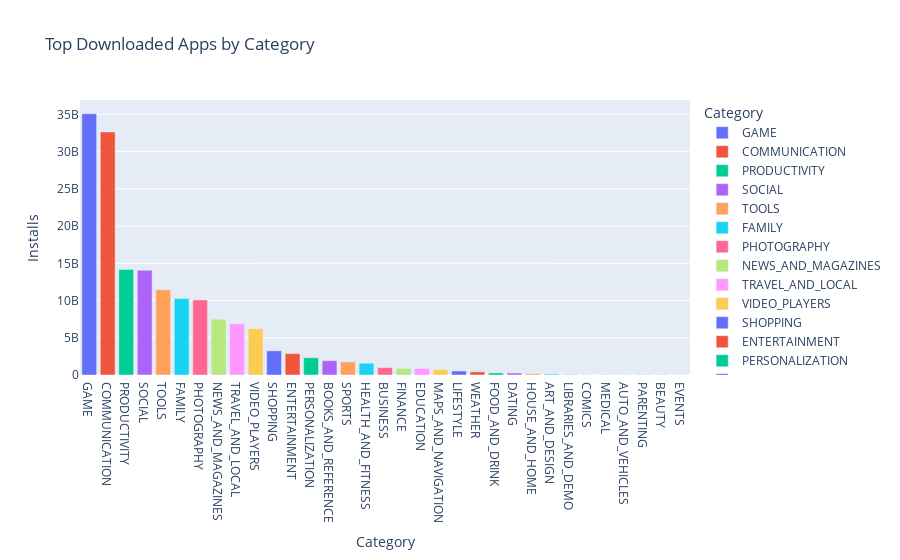

The notebook cell saved with this chart:
### Markdown cell above
Top Downloaded Apps by Category: Interactive Bar Chart

### Code cell
import plotly.express as px

# Top Downloaded Apps by Category
top_downloads = df.groupby('Category').agg({'Installs': 'sum'}).reset_index().sort_values(by='Installs', ascending=False)

fig = px.bar(top_downloads, x='Category', y='Installs', color='Category', title='Top Downloaded Apps by Category')
fig.show()

### Figure 1 — Plotly figure (JSON) as saved in the notebook; plotly's stock layout.template omitted (floating-point values rounded to 4 significant figures)
{"data": [{"alignmentgroup": "True", "hovertemplate": "Category=%{x}<br>Installs=%{y}<extra></extra>", "legendgroup": "GAME", "marker": {"color": "#636efa", "pattern": {"shape": ""}}, "name": "GAME", "offsetgroup": "GAME", "orientation": "v", "showlegend": true, "textposition": "auto", "type": "bar", "x": ["GAME"], "xaxis": "x", "y": [35085862717], "yaxis": "y"}, {"alignmentgroup": "True", "hovertemplate": "Category=%{x}<br>Installs=%{y}<extra></extra>", "legendgroup": "COMMUNICATION", "marker": {"color": "#EF553B", "pattern": {"shape": ""}}, "name": "COMMUNICATION", "offsetgroup": "COMMUNICATION", "orientation": "v", "showlegend": true, "textposition": "auto", "type": "bar", "x": ["COMMUNICATION"], "xaxis": "x", "y": [32647241530], "yaxis": "y"}, {"alignmentgroup": "True", "hovertemplate": "Category=%{x}<br>Installs=%{y}<extra></extra>", "legendgroup": "PRODUCTIVITY", "marker": {"color": "#00cc96", "pattern": {"shape": ""}}, "name": "PRODUCTIVITY", "offsetgroup": "PRODUCTIVITY", "orientation": "v", "showlegend": true, "textposition": "auto", "type": "bar", "x": ["PRODUCTIVITY"], "xaxis": "x", "y": [14176070180], "yaxis": "y"}, {"alignmentgroup": "True", "hovertemplate": "Category=%{x}<br>Installs=%{y}<extra></extra>", "legendgroup": "SOCIAL", "marker": {"color": "#ab63fa", "pattern": {"shape": ""}}, "name": "SOCIAL", "offsetgroup": "SOCIAL", "orientation": "v", "showlegend": true, "textposition": "auto", "type": "bar", "x": ["SOCIAL"], "xaxis": "x", "y": [14069841475], "yaxis": "y"}, {"alignmentgroup": "True", "hovertemplate": "Category=%{x}<br>Installs=%{y}<extra></extra>", "legendgroup": "TOOLS", "marker": {"color": "#FFA15A", "pattern": {"shape": ""}}, "name": "TOOLS", "offsetgroup": "TOOLS", "orientation": "v", "showlegend": true, "textposition": "auto", "type": "bar", "x": ["TOOLS"], "xaxis": "x", "y": [11450724500], "yaxis": "y"}, {"alignmentgroup": "True", "hovertemplate": "Category=%{x}<br>Installs=%{y}<extra></extra>", "legendgroup": "FAMILY", "marker": {"color": "#19d3f3", "pattern": {"shape": ""}}, "name": "FAMILY", "offsetgroup": "FAMILY", "orientation": "v", "showlegend": true, "textposition": "auto", "type": "bar", "x": ["FAMILY"], "xaxis": "x", "y": [10257701590], "yaxis": "y"}, {"alignmentgroup": "True", "hovertemplate": "Category=%{x}<br>Installs=%{y}<extra></extra>", "legendgroup": "PHOTOGRAPHY", "marker": {"color": "#FF6692", "pattern": {"shape": ""}}, "name": "PHOTOGRAPHY", "offsetgroup": "PHOTOGRAPHY", "orientation": "v", "showlegend": true, "textposition": "auto", "type": "bar", "x": ["PHOTOGRAPHY"], "xaxis": "x", "y": [10088243130], "yaxis": "y"}, {"alignmentgroup": "True", "hovertemplate": "Category=%{x}<br>Installs=%{y}<extra></extra>", "legendgroup": "NEWS_AND_MAGAZINES", "marker": {"color": "#B6E880", "pattern": {"shape": ""}}, "name": "NEWS_AND_MAGAZINES", "offsetgroup": "NEWS_AND_MAGAZINES", "orientation": "v", "showlegend": true, "textposition": "auto", "type": "bar", "x": ["NEWS_AND_MAGAZINES"], "xaxis": "x", "y": [7496210650], "yaxis": "y"}, {"alignmentgroup": "True", "hovertemplate": "Category=%{x}<br>Installs=%{y}<extra></extra>", "legendgroup": "TRAVEL_AND_LOCAL", "marker": {"color": "#FF97FF", "pattern": {"shape": ""}}, "name": "TRAVEL_AND_LOCAL", "offsetgroup": "TRAVEL_AND_LOCAL", "orientation": "v", "showlegend": true, "textposition": "auto", "type": "bar", "x": ["TRAVEL_AND_LOCAL"], "xaxis": "x", "y": [6868859300], "yaxis": "y"}, {"alignmentgroup": "True", "hovertemplate": "Category=%{x}<br>Installs=%{y}<extra></extra>", "legendgroup": "VIDEO_PLAYERS", "marker": {"color": "#FECB52", "pattern": {"shape": ""}}, "name": "VIDEO_PLAYERS", "offsetgroup": "VIDEO_PLAYERS", "orientation": "v", "showlegend": true, "textposition": "auto", "type": "bar", "x": ["VIDEO_PLAYERS"], "xaxis": "x", "y": [6221897200], "yaxis": "y"}, {"alignmentgroup": "True", "hovertemplate": "Category=%{x}<br>Installs=%{y}<extra></extra>", "legendgroup": "SHOPPING", "marker": {"color": "#636efa", "pattern": {"shape": ""}}, "name": "SHOPPING", "offsetgroup": "SHOPPING", "orientation": "v", "showlegend": true, "textposition": "auto", "type": "bar", "x": ["SHOPPING"], "xaxis": "x", "y": [3247831540], "yaxis": "y"}, {"alignmentgroup": "True", "hovertemplate": "Category=%{x}<br>Installs=%{y}<extra></extra>", "legendgroup": "ENTERTAINMENT", "marker": {"color": "#EF553B", "pattern": {"shape": ""}}, "name": "ENTERTAINMENT", "offsetgroup": "ENTERTAINMENT", "orientation": "v", "showlegend": true, "textposition": "auto", "type": "bar", "x": ["ENTERTAINMENT"], "xaxis": "x", "y": [2869160000], "yaxis": "y"}, {"alignmentgroup": "True", "hovertemplate": "Category=%{x}<br>Installs=%{y}<extra></extra>", "legendgroup": "PERSONALIZATION", "marker": {"color": "#00cc96", "pattern": {"shape": ""}}, "name": "PERSONALIZATION", "offsetgroup": "PERSONALIZATION", "orientation": "v", "showlegend": true, "textposition": "auto", "type": "bar", "x": ["PERSONALIZATION"], "xaxis": "x", "y": [2325352930], "yaxis": "y"}, {"alignmentgroup": "True", "hovertemplate": "Category=%{x}<br>Installs=%{y}<extra></extra>", "legendgroup": "BOOKS_AND_REFERENCE", "marker": {"color": "#ab63fa", "pattern": {"shape": ""}}, "name": "BOOKS_AND_REFERENCE", "offsetgroup": "BOOKS_AND_REFERENCE", "orientation": "v", "showlegend": true, "textposition": "auto", "type": "bar", "x": ["BOOKS_AND_REFERENCE"], "xaxis": "x", "y": [1921291655], "yaxis": "y"}, {"alignmentgroup": "True", "hovertemplate": "Category=%{x}<br>Installs=%{y}<extra></extra>", "legendgroup": "SPORTS", "marker": {"color": "#FFA15A", "pattern": {"shape": ""}}, "name": "SPORTS", "offsetgroup": "SPORTS", "orientation": "v", "showlegend": true, "textposition": "auto", "type": "bar", "x": ["SPORTS"], "xaxis": "x", "y": [1751131465], "yaxis": "y"}, {"alignmentgroup": "True", "hovertemplate": "Category=%{x}<br>Installs=%{y}<extra></extra>", "legendgroup": "HEALTH_AND_FITNESS", "marker": {"color": "#19d3f3", "pattern": {"shape": ""}}, "name": "HEALTH_AND_FITNESS", "offsetgroup": "HEALTH_AND_FITNESS", "orientation": "v", "showlegend": true, "textposition": "auto", "type": "bar", "x": ["HEALTH_AND_FITNESS"], "xaxis": "x", "y": [1583056220], "yaxis": "y"}, {"alignmentgroup": "True", "hovertemplate": "Category=%{x}<br>Installs=%{y}<extra></extra>", "legendgroup": "BUSINESS", "marker": {"color": "#FF6692", "pattern": {"shape": ""}}, "name": "BUSINESS", "offsetgroup": "BUSINESS", "orientation": "v", "showlegend": true, "textposition": "auto", "type": "bar", "x": ["BUSINESS"], "xaxis": "x", "y": [1001768120], "yaxis": "y"}, {"alignmentgroup": "True", "hovertemplate": "Category=%{x}<br>Installs=%{y}<extra></extra>", "legendgroup": "FINANCE", "marker": {"color": "#B6E880", "pattern": {"shape": ""}}, "name": "FINANCE", "offsetgroup": "FINANCE", "orientation": "v", "showlegend": true, "textposition": "auto", "type": "bar", "x": ["FINANCE"], "xaxis": "x", "y": [876612400], "yaxis": "y"}, {"alignmentgroup": "True", "hovertemplate": "Category=%{x}<br>Installs=%{y}<extra></extra>", "legendgroup": "EDUCATION", "marker": {"color": "#FF97FF", "pattern": {"shape": ""}}, "name": "EDUCATION", "offsetgroup": "EDUCATION", "orientation": "v", "showlegend": true, "textposition": "auto", "type": "bar", "x": ["EDUCATION"], "xaxis": "x", "y": [871352000], "yaxis": "y"}, {"alignmentgroup": "True", "hovertemplate": "Category=%{x}<br>Installs=%{y}<extra></extra>", "legendgroup": "MAPS_AND_NAVIGATION", "marker": {"color": "#FECB52", "pattern": {"shape": ""}}, "name": "MAPS_AND_NAVIGATION", "offsetgroup": "MAPS_AND_NAVIGATION", "orientation": "v", "showlegend": true, "textposition": "auto", "type": "bar", "x": ["MAPS_AND_NAVIGATION"], "xaxis": "x", "y": [724267560], "yaxis": "y"}, {"alignmentgroup": "True", "hovertemplate": "Category=%{x}<br>Installs=%{y}<extra></extra>", "legendgroup": "LIFESTYLE", "marker": {"color": "#636efa", "pattern": {"shape": ""}}, "name": "LIFESTYLE", "offsetgroup": "LIFESTYLE", "orientation": "v", "showlegend": true, "textposition": "auto", "type": "bar", "x": ["LIFESTYLE"], "xaxis": "x", "y": [537561120], "yaxis": "y"}, {"alignmentgroup": "True", "hovertemplate": "Category=%{x}<br>Installs=%{y}<extra></extra>", "legendgroup": "WEATHER", "marker": {"color": "#EF553B", "pattern": {"shape": ""}}, "name": "WEATHER", "offsetgroup": "WEATHER", "orientation": "v", "showlegend": true, "textposition": "auto", "type": "bar", "x": ["WEATHER"], "xaxis": "x", "y": [426096500], "yaxis": "y"}, {"alignmentgroup": "True", "hovertemplate": "Category=%{x}<br>Installs=%{y}<extra></extra>", "legendgroup": "FOOD_AND_DRINK", "marker": {"color": "#00cc96", "pattern": {"shape": ""}}, "name": "FOOD_AND_DRINK", "offsetgroup": "FOOD_AND_DRINK", "orientation": "v", "showlegend": true, "textposition": "auto", "type": "bar", "x": ["FOOD_AND_DRINK"], "xaxis": "x", "y": [273777750], "yaxis": "y"}, {"alignmentgroup": "True", "hovertemplate": "Category=%{x}<br>Installs=%{y}<extra></extra>", "legendgroup": "DATING", "marker": {"color": "#ab63fa", "pattern": {"shape": ""}}, "name": "DATING", "offsetgroup": "DATING", "orientation": "v", "showlegend": true, "textposition": "auto", "type": "bar", "x": ["DATING"], "xaxis": "x", "y": [264295110], "yaxis": "y"}, {"alignmentgroup": "True", "hovertemplate": "Category=%{x}<br>Installs=%{y}<extra></extra>", "legendgroup": "HOUSE_AND_HOME", "marker": {"color": "#FFA15A", "pattern": {"shape": ""}}, "name": "HOUSE_AND_HOME", "offsetgroup": "HOUSE_AND_HOME", "orientation": "v", "showlegend": true, "textposition": "auto", "type": "bar", "x": ["HOUSE_AND_HOME"], "xaxis": "x", "y": [168582000], "yaxis": "y"}, {"alignmentgroup": "True", "hovertemplate": "Category=%{x}<br>Installs=%{y}<extra></extra>", "legendgroup": "ART_AND_DESIGN", "marker": {"color": "#19d3f3", "pattern": {"shape": ""}}, "name": "ART_AND_DESIGN", "offsetgroup": "ART_AND_DESIGN", "orientation": "v", "showlegend": true, "textposition": "auto", "type": "bar", "x": ["ART_AND_DESIGN"], "xaxis": "x", "y": [124233100], "yaxis": "y"}, {"alignmentgroup": "True", "hovertemplate": "Category=%{x}<br>Installs=%{y}<extra></extra>", "legendgroup": "LIBRARIES_AND_DEMO", "marker": {"color": "#FF6692", "pattern": {"shape": ""}}, "name": "LIBRARIES_AND_DEMO", "offsetgroup": "LIBRARIES_AND_DEMO", "orientation": "v", "showlegend": true, "textposition": "auto", "type": "bar", "x": ["LIBRARIES_AND_DEMO"], "xaxis": "x", "y": [62083000], "yaxis": "y"}, {"alignmentgroup": "True", "hovertemplate": "Category=%{x}<br>Installs=%{y}<extra></extra>", "legendgroup": "COMICS", "marker": {"color": "#B6E880", "pattern": {"shape": ""}}, "name": "COMICS", "offsetgroup": "COMICS", "orientation": "v", "showlegend": true, "textposition": "auto", "type": "bar", "x": ["COMICS"], "xaxis": "x", "y": [56036100], "yaxis": "y"}, {"alignmentgroup": "True", "hovertemplate": "Category=%{x}<br>Installs=%{y}<extra></extra>", "legendgroup": "MEDICAL", "marker": {"color": "#FF97FF", "pattern": {"shape": ""}}, "name": "MEDICAL", "offsetgroup": "MEDICAL", "orientation": "v", "showlegend": true, "textposition": "auto", "type": "bar", "x": ["MEDICAL"], "xaxis": "x", "y": [53205576], "yaxis": "y"}, {"alignmentgroup": "True", "hovertemplate": "Category=%{x}<br>Installs=%{y}<extra></extra>", "legendgroup": "AUTO_AND_VEHICLES", "marker": {"color": "#FECB52", "pattern": {"shape": ""}}, "name": "AUTO_AND_VEHICLES", "offsetgroup": "AUTO_AND_VEHICLES", "orientation": "v", "showlegend": true, "textposition": "auto", "type": "bar", "x": ["AUTO_AND_VEHICLES"], "xaxis": "x", "y": [53129800], "yaxis": "y"}, {"alignmentgroup": "True", "hovertemplate": "Category=%{x}<br>Installs=%{y}<extra></extra>", "legendgroup": "PARENTING", "marker": {"color": "#636efa", "pattern": {"shape": ""}}, "name": "PARENTING", "offsetgroup": "PARENTING", "orientation": "v", "showlegend": true, "textposition": "auto", "type": "bar", "x": ["PARENTING"], "xaxis": "x", "y": [31116110], "yaxis": "y"}, {"alignmentgroup": "True", "hovertemplate": "Category=%{x}<br>Installs=%{y}<extra></extra>", "legendgroup": "BEAUTY", "marker": {"color": "#EF553B", "pattern": {"shape": ""}}, "name": "BEAUTY", "offsetgroup": "BEAUTY", "orientation": "v", "showlegend": true, "textposition": "auto", "type": "bar", "x": ["BEAUTY"], "xaxis": "x", "y": [26916200], "yaxis": "y"}, {"alignmentgroup": "True", "hovertemplate": "Category=%{x}<br>Installs=%{y}<extra></extra>", "legendgroup": "EVENTS", "marker": {"color": "#00cc96", "pattern": {"shape": ""}}, "name": "EVENTS", "offsetgroup": "EVENTS", "orientation": "v", "showlegend": true, "textposition": "auto", "type": "bar", "x": ["EVENTS"], "xaxis": "x", "y": [15949410], "yaxis": "y"}], "layout": {"barmode": "relative", "legend": {"title": {"text": "Category"}, "tracegroupgap": 0}, "title": {"text": "Top Downloaded Apps by Category"}, "xaxis": {"anchor": "y", "categoryarray": ["GAME", "COMMUNICATION", "PRODUCTIVITY", "SOCIAL", "TOOLS", "FAMILY", "PHOTOGRAPHY", "NEWS_AND_MAGAZINES", "TRAVEL_AND_LOCAL", "VIDEO_PLAYERS", "SHOPPING", "ENTERTAINMENT", "PERSONALIZATION", "BOOKS_AND_REFERENCE", "SPORTS", "HEALTH_AND_FITNESS", "BUSINESS", "FINANCE", "EDUCATION", "MAPS_AND_NAVIGATION", "LIFESTYLE", "WEATHER", "FOOD_AND_DRINK", "DATING", "HOUSE_AND_HOME", "ART_AND_DESIGN", "LIBRARIES_AND_DEMO", "COMICS", "MEDICAL", "AUTO_AND_VEHICLES", "PARENTING", "BEAUTY", "EVENTS"], "categoryorder": "array", "domain": [0, 1], "title": {"text": "Category"}}, "yaxis": {"anchor": "x", "domain": [0, 1], "title": {"text": "Installs"}}}}
